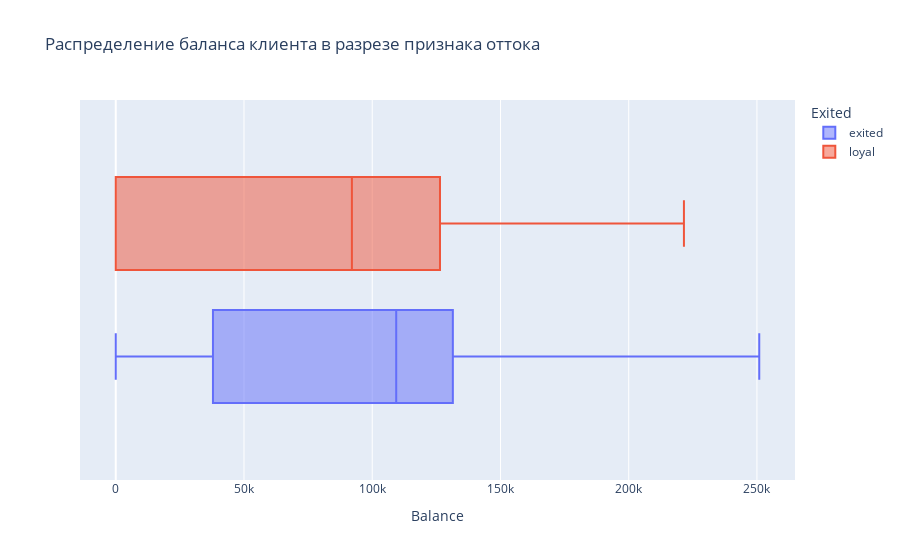

The notebook cell saved with this chart:
### Markdown cell above
По графику можно сделать вывод, что большая часть клиентов хранит в банке от 60000-180000

### Code cell
fig_3 = px.box(
    data_frame=churn_df_copy,x = 'Balance', color ='Exited',title = 'Распределение баланса клиента в разрезе признака оттока')
fig_3.show()

### Figure 1 — Plotly figure (JSON) as saved in the notebook; plotly's stock layout.template omitted (floating-point values rounded to 4 significant figures; data arrays with more than 128 entries replaced by an {"elided": "..."} marker saying what was removed)
{"data": [{"alignmentgroup": "True", "hovertemplate": "Exited=exited<br>Balance=%{x}<extra></extra>", "legendgroup": "exited", "marker": {"color": "#636efa"}, "name": "exited", "notched": false, "offsetgroup": "exited", "orientation": "h", "showlegend": true, "type": "box", "x": {"elided": "2037 float values"}, "x0": " ", "xaxis": "x", "y0": " ", "yaxis": "y"}, {"alignmentgroup": "True", "hovertemplate": "Exited=loyal<br>Balance=%{x}<extra></extra>", "legendgroup": "loyal", "marker": {"color": "#EF553B"}, "name": "loyal", "notched": false, "offsetgroup": "loyal", "orientation": "h", "showlegend": true, "type": "box", "x": {"elided": "7963 float values"}, "x0": " ", "xaxis": "x", "y0": " ", "yaxis": "y"}], "layout": {"boxmode": "group", "legend": {"title": {"text": "Exited"}, "tracegroupgap": 0}, "title": {"text": "Распределение баланса клиента в разрезе признака оттока"}, "xaxis": {"anchor": "y", "domain": [0, 1], "title": {"text": "Balance"}}, "yaxis": {"anchor": "x", "domain": [0, 1]}}}
